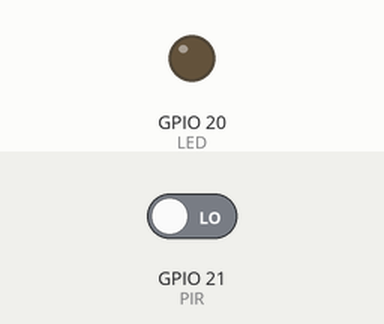
This program was run on a simulated Raspberry Pi (BCM pin numbers). On the bench: output pins drawn as LEDs (lit = HIGH). The inputs (shaded band) are chosen by the test bench; at power-on: GPIO 21 (PIR) LOW.

Above: at 1.2 s.
1.3 s: GPIO 21 (PIR) driven HIGH
At 2.6 s:
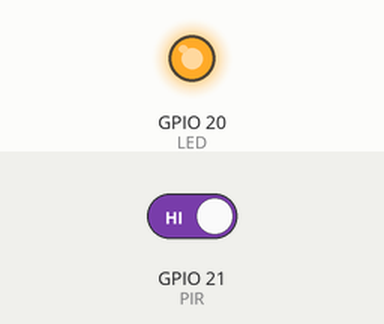
2.9 s: GPIO 21 (PIR) driven LOW
At 4.0 s:
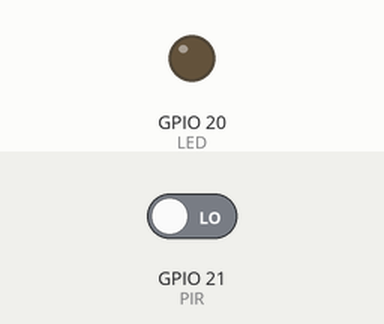
Timing chart, 0 to 5.9 s (numbered marks = the images above; inputs shaded):
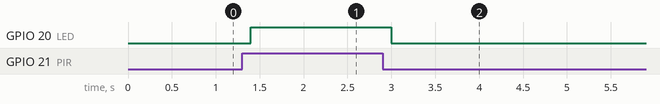

The program:

2.Passive_Infrared_sensor.py
```python
'''
* 라즈베리파이 센서 키트 Passive Infrared sensor (PIR sensor) 동작 예제
*
* 본 예제는 PIR 센서로 물체가 감지되면 LED를 켜고, 시간이 지나 PIR 센서의 감지가 중단되면 LED를 꺼 주는 동작을 합니다.
*
* 사용 소자 : LED 1ea, 저항 1ea (220옴), PIR 센서
* LED     : GPIO 38번 | BCM : 20
* PIR 센서
* VCC 핀 : 5V | GND 핀 : GND
* OUT :  GPIO 40번 | BCM : 21 | wiringPi : 29
*
* ※ 모듈 및 LED 연결 시 극성에 주의해 주도록 합니다.
* PIR 센서는 물체의 움직임이 감지되면 일정 시간동안 OUT 포트로 HIGH 시간을 출력합니다.
* 감도 및 HIGH 신호 출력 시간은 센서 본체의 가변저항으로 조절할 수 있습니다.
*
* 키트 정보 : https://www.eleparts.co.kr/EPXDTWR8
'''

import RPi.GPIO as GPIO
import time

LED = 20 # LED BCM 핀 번호 정의
PIR = 21 # PIR 센서 BCM 핀 번호 정의

# GPIO.setwarnings (False)  #GPIO 사용중 경고 비활성화 명령, GPIO.cleanup() 사용 시 불필요

GPIO.setmode(GPIO.BCM)      #BCM 핀 번호 사용

GPIO.setup(LED, GPIO.OUT)   # LED 제어 핀을 출력으로 설정
GPIO.setup(PIR, GPIO.IN)    # PIR 센서 데이터 수신 핀을 입력으로 설정

GPIO.output(LED, False)     # LED 초기값 Off


try:

    while 1:

        if (GPIO.input(PIR)):       # PIR 센서로부터 HIGH 신호가 수신되면

            GPIO.output(LED, True)    # LED On
            time.sleep(0.2)           # 0.2초 지연
        else:

            GPIO.output(LED, False)   # LED Off
            time.sleep(0.2)           # 0.2초 지연

finally:
        GPIO.cleanup()      # GPIO 상태 초기화, 없을 경우 예제 재 실행 시 사용중인 GPIO 경고 발생
```

Measured:
- after the input at 1.3 s, GPIO 20 (LED): LOW → HIGH after 0.10 s
- after the input at 2.9 s, GPIO 20 (LED): HIGH → LOW after 0.10 s
